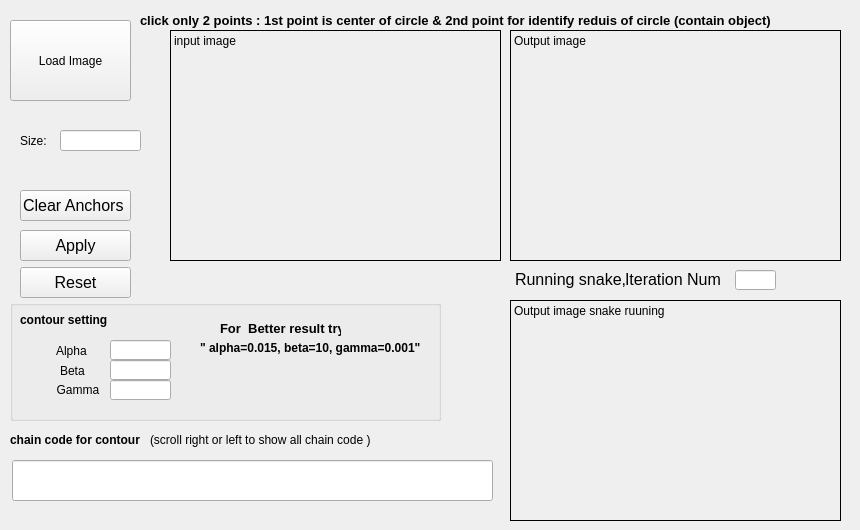
    <widget class="QWidget" name="tab_2">
     <attribute name="title">
      <string>Active Contour </string>
     </attribute>
     <widget class="QLineEdit" name="lineEdit_size_snake">
      <property name="geometry">
       <rect>
        <x>60</x>
        <y>130</y>
        <width>81</width>
        <height>21</height>
       </rect>
      </property>
     </widget>
     <widget class="QLabel" name="label_41">
      <property name="geometry">
       <rect>
        <x>20</x>
        <y>130</y>
        <width>31</width>
        <height>21</height>
       </rect>
      </property>
      <property name="text">
       <string>Size:</string>
      </property>
     </widget>
     <widget class="QLabel" name="label_snake_output">
      <property name="geometry">
       <rect>
        <x>510</x>
        <y>30</y>
        <width>331</width>
        <height>231</height>
       </rect>
      </property>
      <property name="autoFillBackground">
       <bool>true</bool>
      </property>
      <property name="frameShape">
       <enum>QFrame::Box</enum>
      </property>
      <property name="text">
       <string>Output image</string>
      </property>
      <property name="textFormat">
       <enum>Qt::PlainText</enum>
      </property>
      <property name="scaledContents">
       <bool>true</bool>
      </property>
      <property name="alignment">
       <set>Qt::AlignLeading|Qt::AlignLeft|Qt::AlignTop</set>
      </property>
     </widget>
     <widget class="QLabel" name="label_snake_input">
      <property name="geometry">
       <rect>
        <x>170</x>
        <y>30</y>
        <width>331</width>
        <height>231</height>
       </rect>
      </property>
      <property name="autoFillBackground">
       <bool>true</bool>
      </property>
      <property name="frameShape">
       <enum>QFrame::Box</enum>
      </property>
      <property name="text">
       <string>input image </string>
      </property>
      <property name="scaledContents">
       <bool>true</bool>
      </property>
      <property name="alignment">
       <set>Qt::AlignLeading|Qt::AlignLeft|Qt::AlignTop</set>
      </property>
     </widget>
     <widget class="QPushButton" name="pushButton_snake_load">
      <property name="geometry">
       <rect>
        <x>10</x>
        <y>20</y>
        <width>121</width>
        <height>81</height>
       </rect>
      </property>
      <property name="text">
       <string>Load Image</string>
      </property>
     </widget>
     <widget class="QPushButton" name="snake_apply">
      <property name="geometry">
       <rect>
        <x>20</x>
        <y>230</y>
        <width>111</width>
        <height>31</height>
       </rect>
      </property>
      <property name="font">
       <font>
        <pointsize>12</pointsize>
       </font>
      </property>
      <property name="text">
       <string>Apply</string>
      </property>
     </widget>
     <widget class="QPushButton" name="Reset">
      <property name="geometry">
       <rect>
        <x>20</x>
        <y>267</y>
        <width>111</width>
        <height>31</height>
       </rect>
      </property>
      <property name="font">
       <font>
        <pointsize>12</pointsize>
       </font>
      </property>
      <property name="text">
       <string>Reset</string>
      </property>
     </widget>
     <widget class="QPushButton" name="clear_anchors">
      <property name="geometry">
       <rect>
        <x>20</x>
        <y>190</y>
        <width>111</width>
        <height>31</height>
       </rect>
      </property>
      <property name="font">
       <font>
        <pointsize>12</pointsize>
       </font>
      </property>
      <property name="text">
       <string>Clear Anchors </string>
      </property>
     </widget>
     <widget class="QGroupBox" name="groupBox_3">
      <property name="geometry">
       <rect>
        <x>10</x>
        <y>300</y>
        <width>431</width>
        <height>121</height>
       </rect>
      </property>
      <property name="title">
       <string/>
      </property>
      <widget class="QLabel" name="label_11">
       <property name="geometry">
        <rect>
         <x>10</x>
         <y>10</y>
         <width>111</width>
         <height>20</height>
        </rect>
       </property>
       <property name="font">
        <font>
         <weight>75</weight>
         <bold>true</bold>
        </font>
       </property>
       <property name="text">
        <string>contour setting </string>
       </property>
      </widget>
      <widget class="QLabel" name="label_9">
       <property name="geometry">
        <rect>
         <x>40</x>
         <y>40</y>
         <width>91</width>
         <height>21</height>
        </rect>
       </property>
       <property name="text">
        <string>  Alpha    </string>
       </property>
      </widget>
      <widget class="QLabel" name="label_17">
       <property name="geometry">
        <rect>
         <x>40</x>
         <y>70</y>
         <width>71</width>
         <height>39</height>
        </rect>
       </property>
       <property name="text">
        <string>  Gamma</string>
       </property>
      </widget>
      <widget class="QLabel" name="label_16">
       <property name="geometry">
        <rect>
         <x>50</x>
         <y>60</y>
         <width>51</width>
         <height>21</height>
        </rect>
       </property>
       <property name="text">
        <string>Beta</string>
       </property>
      </widget>
      <widget class="QLineEdit" name="lineEdit_alpha">
       <property name="geometry">
        <rect>
         <x>100</x>
         <y>40</y>
         <width>61</width>
         <height>20</height>
        </rect>
       </property>
      </widget>
      <widget class="QLineEdit" name="lineEdit_gamma">
       <property name="geometry">
        <rect>
         <x>100</x>
         <y>80</y>
         <width>61</width>
         <height>20</height>
        </rect>
       </property>
      </widget>
      <widget class="QLineEdit" name="lineEdit_beta">
       <property name="geometry">
        <rect>
         <x>100</x>
         <y>60</y>
         <width>61</width>
         <height>20</height>
        </rect>
       </property>
      </widget>
      <widget class="QLabel" name="label_21">
       <property name="geometry">
        <rect>
         <x>210</x>
         <y>20</y>
         <width>121</width>
         <height>16</height>
        </rect>
       </property>
       <property name="font">
        <font>
         <pointsize>10</pointsize>
         <weight>75</weight>
         <bold>true</bold>
        </font>
       </property>
       <property name="text">
        <string>For  Better result try </string>
       </property>
      </widget>
      <widget class="QLabel" name="label_22">
       <property name="geometry">
        <rect>
         <x>190</x>
         <y>40</y>
         <width>231</width>
         <height>16</height>
        </rect>
       </property>
       <property name="font">
        <font>
         <weight>75</weight>
         <bold>true</bold>
        </font>
       </property>
       <property name="whatsThis">
        <string>&lt;!DOCTYPE HTML PUBLIC &quot;-//W3C//DTD HTML 4.0//EN&quot; &quot;http://www.w3.org/TR/REC-html40/strict.dtd&quot;&gt;
&lt;html&gt;&lt;head&gt;&lt;meta name=&quot;qrichtext&quot; content=&quot;1&quot; /&gt;&lt;style type=&quot;text/css&quot;&gt;
p, li { white-space: pre-wrap; }
&lt;/style&gt;&lt;/head&gt;&lt;body style=&quot; font-family:'MS Shell Dlg 2'; font-size:8pt; font-weight:400; font-style:normal;&quot;&gt;
&lt;p style=&quot; margin-top:0px; margin-bottom:0px; margin-left:0px; margin-right:0px; -qt-block-indent:0; text-indent:0px;&quot;&gt;&lt;span style=&quot; font-weight:600;&quot;&gt;&amp;quot; alpha=0.015, beta=10, gamma=0.001&amp;quot;&lt;/span&gt;&lt;/p&gt;&lt;/body&gt;&lt;/html&gt;</string>
       </property>
       <property name="text">
        <string>&quot; alpha=0.015, beta=10, gamma=0.001&quot;</string>
       </property>
       <property name="scaledContents">
        <bool>true</bool>
       </property>
      </widget>
     </widget>
     <widget class="QLabel" name="label_18">
      <property name="geometry">
       <rect>
        <x>10</x>
        <y>430</y>
        <width>141</width>
        <height>20</height>
       </rect>
      </property>
      <property name="font">
       <font>
        <weight>75</weight>
        <bold>true</bold>
       </font>
      </property>
      <property name="text">
       <string>chain code for contour   </string>
      </property>
     </widget>
     <widget class="QLabel" name="label_snake_output_running">
      <property name="geometry">
       <rect>
        <x>510</x>
        <y>300</y>
        <width>331</width>
        <height>221</height>
       </rect>
      </property>
      <property name="autoFillBackground">
       <bool>true</bool>
      </property>
      <property name="frameShape">
       <enum>QFrame::Box</enum>
      </property>
      <property name="text">
       <string>Output image snake ruuning </string>
      </property>
      <property name="textFormat">
       <enum>Qt::PlainText</enum>
      </property>
      <property name="scaledContents">
       <bool>true</bool>
      </property>
      <property name="alignment">
       <set>Qt::AlignLeading|Qt::AlignLeft|Qt::AlignTop</set>
      </property>
     </widget>
     <widget class="QLineEdit" name="lineEdit_iteration_num">
      <property name="geometry">
       <rect>
        <x>735</x>
        <y>270</y>
        <width>41</width>
        <height>20</height>
       </rect>
      </property>
     </widget>
     <widget class="QLabel" name="label_19">
      <property name="geometry">
       <rect>
        <x>625</x>
        <y>269</y>
        <width>111</width>
        <height>20</height>
       </rect>
      </property>
      <property name="font">
       <font>
        <pointsize>12</pointsize>
       </font>
      </property>
      <property name="text">
       <string>Iteration Num</string>
      </property>
     </widget>
     <widget class="QLabel" name="label_20">
      <property name="geometry">
       <rect>
        <x>515</x>
        <y>269</y>
        <width>181</width>
        <height>20</height>
       </rect>
      </property>
      <property name="font">
       <font>
        <pointsize>12</pointsize>
       </font>
      </property>
      <property name="text">
       <string>Running snake,</string>
      </property>
     </widget>
     <widget class="QLabel" name="label_24">
      <property name="geometry">
       <rect>
        <x>140</x>
        <y>10</y>
        <width>711</width>
        <height>20</height>
       </rect>
      </property>
      <property name="font">
       <font>
        <pointsize>10</pointsize>
        <weight>75</weight>
        <bold>true</bold>
       </font>
      </property>
      <property name="text">
       <string>click only 2 points : 1st point is center of circle &amp; 2nd point for identify reduis of circle (contain object)</string>
      </property>
     </widget>
     <widget class="QLabel" name="label_30">
      <property name="geometry">
       <rect>
        <x>150</x>
        <y>430</y>
        <width>221</width>
        <height>20</height>
       </rect>
      </property>
      <property name="text">
       <string>(scroll right or left to show all chain code )</string>
      </property>
     </widget>
     <widget class="QLineEdit" name="lineEdit_chain_code">
      <property name="geometry">
       <rect>
        <x>12</x>
        <y>460</y>
        <width>481</width>
        <height>41</height>
       </rect>
      </property>
     </widget>
    </widget>
